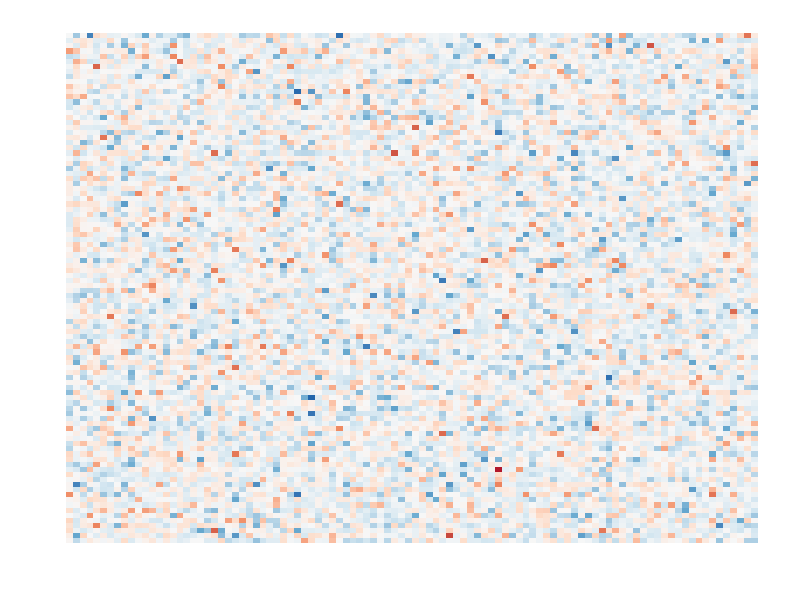

Generate this figure with R: (Note: this script raises an error after producing the figure.)
library(ggplot2)
library(grid)

N.grid=100
shift=0
Status<-rep(0,(N.grid)^2)
grid.point = expand.grid(x=seq(1,N.grid,by=1),y=seq(1,N.grid,by=1))
grid.point$Status<-Status
grid.point[which(grid.point$x<=0.75*N.grid&grid.point$x>=.25*N.grid&grid.point$y<=.75*N.grid&grid.point$y>=.25*N.grid),3]<-1
grid.point$Observed<-rnorm((N.grid)^2)
grid.point[grid.point$Status==1,]$Observed<-grid.point[grid.point$Status==1,]$Observed+shift

library(ggplot2)
a<-ggplot(grid.point) + 
  geom_tile(aes(x = x, y = y,fill=Observed))+
  xlab("")+ylab("")+ 
  scale_fill_distiller(palette = "RdBu")+
  theme(legend.position = 'none',panel.grid.major =element_blank(), panel.grid.minor = element_blank(),panel.background = element_blank(),axis.text = element_blank(),axis.ticks = element_blank())

k=5
times=k^2
grid.point$detection_prob<-signal_detection(grid.point,k,times,100)
x_seq<-seq(0,1,length.out = times*k^2)
est <- lpdensity(data = grid.point$detection_prob,grid=x_seq, bwselect = "imse-rot")$Estimate[,4]
est[est<0]=0
bb<-ggplot(grid.point)+geom_histogram(aes(detection_prob,fill=as.factor(Status)),binwidth=0.05,colour="black", alpha=1, position="identity")+
  xlab("Signal Weight")+ylab("Frequency")+theme_bw()+
  theme(legend.title=element_blank(),legend.position = "top", axis.text=element_text(size = 15,  face = "bold"),axis.title=element_text(size = 12,  face = "bold"))+ 
  scale_fill_discrete(breaks = c('1','0'), labels = c('Signal','Indifference'))

d<-data.frame(x=c(1:625)/625,y=as.vector(est))

d$z<-c(d$y[1:(which.min(d$y))],seq(min(d$y),0,length.out=625-which.min(d$y)))
d$w<-d$y-d$z

dd=data.frame(x=rep(d$x,times=3),y=c(d$y,d$z,d$w),z=rep(c("black","indianred2","mediumaquamarine"),each=625))


cc<-ggplot(dd)+ylim(c(0,4))+
  xlab("Signal Weight")+ylab("Density")+theme_bw()+
  theme(legend.title = element_blank(),legend.position = "top",axis.text=element_text(size = 12,  face = "bold"),axis.title=element_text(size = 12,  face = "bold"))
cc<-cc+geom_line(aes(x=x,y=y,colour=z))+scale_color_manual(breaks=c("black","indianred2","mediumaquamarine"),values=c("black","indianred2","mediumaquamarine"), labels = c(expression(f(0)),expression(tilde(f)[H[1]](x)),expression(tilde(f)[H[0]](x))))



grid.newpage()  ##newpage
pushViewport(viewport(layout = grid.layout(1,3))) ### divide into 1*3
vplayout <- function(x,y){
  viewport(layout.pos.row = x, layout.pos.col = y)
}
print(a, vp = vplayout(1,1))   ### put a in (1,1)
print(bb, vp = vplayout(1,2))   ### put b in (1,2)
print(cc, vp = vplayout(1,3))  ###put c in (1,3)
